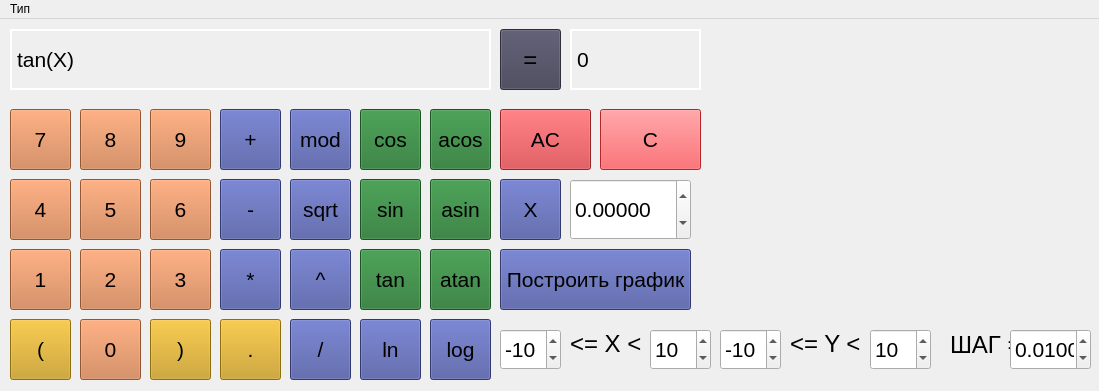
<?xml version="1.0" encoding="UTF-8"?>
<ui version="4.0">
 <class>MainWindow</class>
 <widget class="QMainWindow" name="MainWindow">
  <property name="geometry">
   <rect>
    <x>0</x>
    <y>0</y>
    <width>1099</width>
    <height>391</height>
   </rect>
  </property>
  <property name="windowTitle">
   <string>Smart calculator</string>
  </property>
  <widget class="QWidget" name="centralwidget">
   <widget class="QLabel" name="result_show">
    <property name="geometry">
     <rect>
      <x>10</x>
      <y>10</y>
      <width>481</width>
      <height>61</height>
     </rect>
    </property>
    <property name="font">
     <font>
      <pointsize>16</pointsize>
     </font>
    </property>
    <property name="styleSheet">
     <string notr="true">
                             border-style: solid;
                             border-width: 2px;
                             border-color: white; 
                             </string>
    </property>
    <property name="text">
     <string>tan(X)</string>
    </property>
   </widget>
   <widget class="QPushButton" name="pushButton_7">
    <property name="geometry">
     <rect>
      <x>10</x>
      <y>90</y>
      <width>61</width>
      <height>61</height>
     </rect>
    </property>
    <property name="font">
     <font>
      <pointsize>16</pointsize>
     </font>
    </property>
    <property name="styleSheet">
     <string notr="true">background-color:#CD7846;</string>
    </property>
    <property name="text">
     <string>7</string>
    </property>
   </widget>
   <widget class="QPushButton" name="pushButton_8">
    <property name="geometry">
     <rect>
      <x>80</x>
      <y>90</y>
      <width>61</width>
      <height>61</height>
     </rect>
    </property>
    <property name="font">
     <font>
      <pointsize>16</pointsize>
     </font>
    </property>
    <property name="styleSheet">
     <string notr="true">background-color:#CD7846;</string>
    </property>
    <property name="text">
     <string>8</string>
    </property>
   </widget>
   <widget class="QPushButton" name="pushButton_9">
    <property name="geometry">
     <rect>
      <x>150</x>
      <y>90</y>
      <width>61</width>
      <height>61</height>
     </rect>
    </property>
    <property name="font">
     <font>
      <pointsize>16</pointsize>
     </font>
    </property>
    <property name="styleSheet">
     <string notr="true">background-color:#CD7846;</string>
    </property>
    <property name="text">
     <string>9</string>
    </property>
   </widget>
   <widget class="QPushButton" name="pushButton_AC">
    <property name="geometry">
     <rect>
      <x>500</x>
      <y>90</y>
      <width>91</width>
      <height>61</height>
     </rect>
    </property>
    <property name="font">
     <font>
      <pointsize>16</pointsize>
     </font>
    </property>
    <property name="styleSheet">
     <string notr="true">background-color: #CE3338;

</string>
    </property>
    <property name="text">
     <string>AC</string>
    </property>
   </widget>
   <widget class="QPushButton" name="pushButton_del">
    <property name="geometry">
     <rect>
      <x>290</x>
      <y>300</y>
      <width>61</width>
      <height>61</height>
     </rect>
    </property>
    <property name="font">
     <font>
      <pointsize>16</pointsize>
     </font>
    </property>
    <property name="styleSheet">
     <string notr="true">background:#45509C;</string>
    </property>
    <property name="text">
     <string>/</string>
    </property>
   </widget>
   <widget class="QPushButton" name="pushButton_6">
    <property name="geometry">
     <rect>
      <x>150</x>
      <y>160</y>
      <width>61</width>
      <height>61</height>
     </rect>
    </property>
    <property name="font">
     <font>
      <pointsize>16</pointsize>
     </font>
    </property>
    <property name="styleSheet">
     <string notr="true">background-color:#CD7846;</string>
    </property>
    <property name="text">
     <string>6</string>
    </property>
   </widget>
   <widget class="QPushButton" name="pushButton_4">
    <property name="geometry">
     <rect>
      <x>10</x>
      <y>160</y>
      <width>61</width>
      <height>61</height>
     </rect>
    </property>
    <property name="font">
     <font>
      <pointsize>16</pointsize>
     </font>
    </property>
    <property name="styleSheet">
     <string notr="true">background-color:#CD7846;</string>
    </property>
    <property name="text">
     <string>4</string>
    </property>
   </widget>
   <widget class="QPushButton" name="pushButton_ravno">
    <property name="geometry">
     <rect>
      <x>500</x>
      <y>10</y>
      <width>61</width>
      <height>61</height>
     </rect>
    </property>
    <property name="font">
     <font>
      <pointsize>18</pointsize>
     </font>
    </property>
    <property name="styleSheet">
     <string notr="true">background:#424156;</string>
    </property>
    <property name="text">
     <string>=</string>
    </property>
   </widget>
   <widget class="QPushButton" name="pushButton_5">
    <property name="geometry">
     <rect>
      <x>80</x>
      <y>160</y>
      <width>61</width>
      <height>61</height>
     </rect>
    </property>
    <property name="font">
     <font>
      <pointsize>16</pointsize>
     </font>
    </property>
    <property name="styleSheet">
     <string notr="true">background-color:#CD7846;
width: 20%;
</string>
    </property>
    <property name="text">
     <string>5</string>
    </property>
   </widget>
   <widget class="QPushButton" name="pushButton_ymno">
    <property name="geometry">
     <rect>
      <x>220</x>
      <y>230</y>
      <width>61</width>
      <height>61</height>
     </rect>
    </property>
    <property name="font">
     <font>
      <pointsize>16</pointsize>
     </font>
    </property>
    <property name="styleSheet">
     <string notr="true">background:#45509C;</string>
    </property>
    <property name="text">
     <string>*</string>
    </property>
   </widget>
   <widget class="QPushButton" name="pushButton_3">
    <property name="geometry">
     <rect>
      <x>150</x>
      <y>230</y>
      <width>61</width>
      <height>61</height>
     </rect>
    </property>
    <property name="font">
     <font>
      <pointsize>16</pointsize>
     </font>
    </property>
    <property name="styleSheet">
     <string notr="true">background-color:#CD7846;</string>
    </property>
    <property name="text">
     <string>3</string>
    </property>
   </widget>
   <widget class="QPushButton" name="pushButton_1">
    <property name="geometry">
     <rect>
      <x>10</x>
      <y>230</y>
      <width>61</width>
      <height>61</height>
     </rect>
    </property>
    <property name="font">
     <font>
      <pointsize>16</pointsize>
     </font>
    </property>
    <property name="styleSheet">
     <string notr="true">background-color:#CD7846;</string>
    </property>
    <property name="text">
     <string>1</string>
    </property>
   </widget>
   <widget class="QPushButton" name="pushButton_2">
    <property name="geometry">
     <rect>
      <x>80</x>
      <y>230</y>
      <width>61</width>
      <height>61</height>
     </rect>
    </property>
    <property name="font">
     <font>
      <pointsize>16</pointsize>
     </font>
    </property>
    <property name="styleSheet">
     <string notr="true">background-color:#CD7846;</string>
    </property>
    <property name="text">
     <string>2</string>
    </property>
   </widget>
   <widget class="QPushButton" name="pushButton_min">
    <property name="geometry">
     <rect>
      <x>220</x>
      <y>160</y>
      <width>61</width>
      <height>61</height>
     </rect>
    </property>
    <property name="font">
     <font>
      <pointsize>16</pointsize>
     </font>
    </property>
    <property name="styleSheet">
     <string notr="true">background:#45509C;</string>
    </property>
    <property name="text">
     <string>-</string>
    </property>
   </widget>
   <widget class="QPushButton" name="pushButton_0">
    <property name="geometry">
     <rect>
      <x>80</x>
      <y>300</y>
      <width>61</width>
      <height>61</height>
     </rect>
    </property>
    <property name="font">
     <font>
      <pointsize>16</pointsize>
     </font>
    </property>
    <property name="styleSheet">
     <string notr="true">background-color:#CD7846;</string>
    </property>
    <property name="text">
     <string>0</string>
    </property>
   </widget>
   <widget class="QPushButton" name="pushButton_plus">
    <property name="geometry">
     <rect>
      <x>220</x>
      <y>90</y>
      <width>61</width>
      <height>61</height>
     </rect>
    </property>
    <property name="font">
     <font>
      <pointsize>16</pointsize>
     </font>
    </property>
    <property name="styleSheet">
     <string notr="true">background:#45509C;</string>
    </property>
    <property name="text">
     <string>+</string>
    </property>
   </widget>
   <widget class="QPushButton" name="pushButton_sqrt">
    <property name="geometry">
     <rect>
      <x>290</x>
      <y>160</y>
      <width>61</width>
      <height>61</height>
     </rect>
    </property>
    <property name="font">
     <font>
      <pointsize>16</pointsize>
     </font>
    </property>
    <property name="styleSheet">
     <string notr="true">background:#45509C;</string>
    </property>
    <property name="text">
     <string>sqrt</string>
    </property>
   </widget>
   <widget class="QPushButton" name="pushButton_mod">
    <property name="geometry">
     <rect>
      <x>290</x>
      <y>90</y>
      <width>61</width>
      <height>61</height>
     </rect>
    </property>
    <property name="font">
     <font>
      <pointsize>16</pointsize>
     </font>
    </property>
    <property name="styleSheet">
     <string notr="true">background:#45509C;</string>
    </property>
    <property name="text">
     <string>mod</string>
    </property>
   </widget>
   <widget class="QPushButton" name="pushButton_step">
    <property name="geometry">
     <rect>
      <x>290</x>
      <y>230</y>
      <width>61</width>
      <height>61</height>
     </rect>
    </property>
    <property name="font">
     <font>
      <pointsize>16</pointsize>
     </font>
    </property>
    <property name="styleSheet">
     <string notr="true">background:#45509C;</string>
    </property>
    <property name="text">
     <string>^</string>
    </property>
   </widget>
   <widget class="QPushButton" name="pushButton_cos">
    <property name="geometry">
     <rect>
      <x>360</x>
      <y>90</y>
      <width>61</width>
      <height>61</height>
     </rect>
    </property>
    <property name="font">
     <font>
      <pointsize>16</pointsize>
     </font>
    </property>
    <property name="styleSheet">
     <string notr="true">background:#23752E</string>
    </property>
    <property name="text">
     <string>cos</string>
    </property>
   </widget>
   <widget class="QPushButton" name="pushButton_ln">
    <property name="geometry">
     <rect>
      <x>360</x>
      <y>300</y>
      <width>61</width>
      <height>61</height>
     </rect>
    </property>
    <property name="font">
     <font>
      <pointsize>16</pointsize>
     </font>
    </property>
    <property name="styleSheet">
     <string notr="true">background:#45509C;</string>
    </property>
    <property name="text">
     <string>ln</string>
    </property>
   </widget>
   <widget class="QPushButton" name="pushButton_tan">
    <property name="geometry">
     <rect>
      <x>360</x>
      <y>230</y>
      <width>61</width>
      <height>61</height>
     </rect>
    </property>
    <property name="font">
     <font>
      <pointsize>16</pointsize>
     </font>
    </property>
    <property name="styleSheet">
     <string notr="true">background:#23752E</string>
    </property>
    <property name="text">
     <string>tan</string>
    </property>
   </widget>
   <widget class="QPushButton" name="pushButton_sin">
    <property name="geometry">
     <rect>
      <x>360</x>
      <y>160</y>
      <width>61</width>
      <height>61</height>
     </rect>
    </property>
    <property name="font">
     <font>
      <pointsize>16</pointsize>
     </font>
    </property>
    <property name="styleSheet">
     <string notr="true">background:#23752E</string>
    </property>
    <property name="text">
     <string>sin</string>
    </property>
   </widget>
   <widget class="QPushButton" name="pushButton_log">
    <property name="geometry">
     <rect>
      <x>430</x>
      <y>300</y>
      <width>61</width>
      <height>61</height>
     </rect>
    </property>
    <property name="font">
     <font>
      <pointsize>16</pointsize>
     </font>
    </property>
    <property name="styleSheet">
     <string notr="true">background:#45509C;</string>
    </property>
    <property name="text">
     <string>log</string>
    </property>
   </widget>
   <widget class="QPushButton" name="pushButton_asin">
    <property name="geometry">
     <rect>
      <x>430</x>
      <y>160</y>
      <width>61</width>
      <height>61</height>
     </rect>
    </property>
    <property name="font">
     <font>
      <pointsize>16</pointsize>
     </font>
    </property>
    <property name="styleSheet">
     <string notr="true">background:#23752E</string>
    </property>
    <property name="text">
     <string>asin</string>
    </property>
   </widget>
   <widget class="QPushButton" name="pushButton_acos">
    <property name="geometry">
     <rect>
      <x>430</x>
      <y>90</y>
      <width>61</width>
      <height>61</height>
     </rect>
    </property>
    <property name="font">
     <font>
      <pointsize>16</pointsize>
     </font>
    </property>
    <property name="styleSheet">
     <string notr="true">background:#23752E</string>
    </property>
    <property name="text">
     <string>acos</string>
    </property>
   </widget>
   <widget class="QPushButton" name="pushButton_atan">
    <property name="geometry">
     <rect>
      <x>430</x>
      <y>230</y>
      <width>61</width>
      <height>61</height>
     </rect>
    </property>
    <property name="font">
     <font>
      <pointsize>16</pointsize>
     </font>
    </property>
    <property name="styleSheet">
     <string notr="true">background:#23752E</string>
    </property>
    <property name="text">
     <string>atan</string>
    </property>
   </widget>
   <widget class="QPushButton" name="pushButton_br_r">
    <property name="geometry">
     <rect>
      <x>150</x>
      <y>300</y>
      <width>61</width>
      <height>61</height>
     </rect>
    </property>
    <property name="font">
     <font>
      <pointsize>16</pointsize>
     </font>
    </property>
    <property name="styleSheet">
     <string notr="true">background:#C79A15</string>
    </property>
    <property name="text">
     <string>)</string>
    </property>
   </widget>
   <widget class="QPushButton" name="pushButton_br_l">
    <property name="geometry">
     <rect>
      <x>10</x>
      <y>300</y>
      <width>61</width>
      <height>61</height>
     </rect>
    </property>
    <property name="font">
     <font>
      <pointsize>16</pointsize>
     </font>
    </property>
    <property name="styleSheet">
     <string notr="true">background:#C79A15</string>
    </property>
    <property name="text">
     <string>(</string>
    </property>
   </widget>
   <widget class="QLabel" name="result_ansver">
    <property name="geometry">
     <rect>
      <x>570</x>
      <y>10</y>
      <width>131</width>
      <height>61</height>
     </rect>
    </property>
    <property name="font">
     <font>
      <pointsize>16</pointsize>
     </font>
    </property>
    <property name="styleSheet">
     <string notr="true">
                             border-style: solid;
                             border-width: 2px;
                             border-color: white; 
                             </string>
    </property>
    <property name="text">
     <string>0</string>
    </property>
   </widget>
   <widget class="QPushButton" name="pushButton_C">
    <property name="geometry">
     <rect>
      <x>600</x>
      <y>90</y>
      <width>101</width>
      <height>61</height>
     </rect>
    </property>
    <property name="font">
     <font>
      <pointsize>16</pointsize>
     </font>
    </property>
    <property name="styleSheet">
     <string notr="true">background-color: #FD3238</string>
    </property>
    <property name="text">
     <string>C</string>
    </property>
   </widget>
   <widget class="QPushButton" name="pushButton_dot">
    <property name="geometry">
     <rect>
      <x>220</x>
      <y>300</y>
      <width>61</width>
      <height>61</height>
     </rect>
    </property>
    <property name="font">
     <font>
      <pointsize>16</pointsize>
     </font>
    </property>
    <property name="styleSheet">
     <string notr="true">background:#C79A15</string>
    </property>
    <property name="text">
     <string>.</string>
    </property>
   </widget>
   <widget class="QPushButton" name="pushButton_X">
    <property name="geometry">
     <rect>
      <x>500</x>
      <y>160</y>
      <width>61</width>
      <height>61</height>
     </rect>
    </property>
    <property name="font">
     <font>
      <pointsize>16</pointsize>
     </font>
    </property>
    <property name="styleSheet">
     <string notr="true">background:#45509C;</string>
    </property>
    <property name="text">
     <string>X</string>
    </property>
   </widget>
   <widget class="QCustomPlot" name="widget" native="true">
    <property name="geometry">
     <rect>
      <x>710</x>
      <y>10</y>
      <width>351</width>
      <height>281</height>
     </rect>
    </property>
   </widget>
   <widget class="QPushButton" name="pushButton_grah">
    <property name="geometry">
     <rect>
      <x>500</x>
      <y>230</y>
      <width>191</width>
      <height>61</height>
     </rect>
    </property>
    <property name="font">
     <font>
      <pointsize>16</pointsize>
     </font>
    </property>
    <property name="styleSheet">
     <string notr="true">background:#45509C;</string>
    </property>
    <property name="text">
     <string>Построить график</string>
    </property>
   </widget>
   <widget class="QLabel" name="label">
    <property name="geometry">
     <rect>
      <x>570</x>
      <y>310</y>
      <width>71</width>
      <height>31</height>
     </rect>
    </property>
    <property name="font">
     <font>
      <pointsize>18</pointsize>
     </font>
    </property>
    <property name="text">
     <string> &lt;= X &lt;=</string>
    </property>
   </widget>
   <widget class="QLabel" name="label_2">
    <property name="geometry">
     <rect>
      <x>790</x>
      <y>310</y>
      <width>71</width>
      <height>31</height>
     </rect>
    </property>
    <property name="font">
     <font>
      <pointsize>18</pointsize>
     </font>
    </property>
    <property name="text">
     <string> &lt;= Y &lt;=</string>
    </property>
   </widget>
   <widget class="QLabel" name="label_3">
    <property name="geometry">
     <rect>
      <x>950</x>
      <y>310</y>
      <width>71</width>
      <height>31</height>
     </rect>
    </property>
    <property name="font">
     <font>
      <pointsize>18</pointsize>
     </font>
    </property>
    <property name="text">
     <string>ШАГ =</string>
    </property>
   </widget>
   <widget class="QDoubleSpinBox" name="lineEdit_x">
    <property name="geometry">
     <rect>
      <x>570</x>
      <y>160</y>
      <width>121</width>
      <height>61</height>
     </rect>
    </property>
    <property name="font">
     <font>
      <pointsize>16</pointsize>
     </font>
    </property>
    <property name="decimals">
     <number>5</number>
    </property>
    <property name="minimum">
     <double>-999999999999.000000000000000</double>
    </property>
    <property name="maximum">
     <double>999999999999990016.000000000000000</double>
    </property>
   </widget>
   <widget class="QDoubleSpinBox" name="lineEdit_x_l">
    <property name="geometry">
     <rect>
      <x>500</x>
      <y>310</y>
      <width>61</width>
      <height>41</height>
     </rect>
    </property>
    <property name="font">
     <font>
      <pointsize>16</pointsize>
     </font>
    </property>
    <property name="decimals">
     <number>0</number>
    </property>
    <property name="minimum">
     <double>-1000000.000000000000000</double>
    </property>
    <property name="maximum">
     <double>1000000.000000000000000</double>
    </property>
    <property name="value">
     <double>-10.000000000000000</double>
    </property>
   </widget>
   <widget class="QDoubleSpinBox" name="lineEdit_x_r">
    <property name="geometry">
     <rect>
      <x>650</x>
      <y>310</y>
      <width>61</width>
      <height>41</height>
     </rect>
    </property>
    <property name="font">
     <font>
      <pointsize>16</pointsize>
     </font>
    </property>
    <property name="decimals">
     <number>0</number>
    </property>
    <property name="minimum">
     <double>-1000000.000000000000000</double>
    </property>
    <property name="maximum">
     <double>1000000.000000000000000</double>
    </property>
    <property name="value">
     <double>10.000000000000000</double>
    </property>
   </widget>
   <widget class="QDoubleSpinBox" name="lineEdit_y_r">
    <property name="geometry">
     <rect>
      <x>870</x>
      <y>310</y>
      <width>61</width>
      <height>41</height>
     </rect>
    </property>
    <property name="font">
     <font>
      <pointsize>16</pointsize>
     </font>
    </property>
    <property name="decimals">
     <number>0</number>
    </property>
    <property name="minimum">
     <double>-1000000.000000000000000</double>
    </property>
    <property name="maximum">
     <double>1000000.000000000000000</double>
    </property>
    <property name="value">
     <double>10.000000000000000</double>
    </property>
   </widget>
   <widget class="QDoubleSpinBox" name="lineEdit_y_l">
    <property name="geometry">
     <rect>
      <x>720</x>
      <y>310</y>
      <width>61</width>
      <height>41</height>
     </rect>
    </property>
    <property name="font">
     <font>
      <pointsize>16</pointsize>
     </font>
    </property>
    <property name="decimals">
     <number>0</number>
    </property>
    <property name="minimum">
     <double>-1000000.000000000000000</double>
    </property>
    <property name="maximum">
     <double>1000000.000000000000000</double>
    </property>
    <property name="value">
     <double>-10.000000000000000</double>
    </property>
   </widget>
   <widget class="QDoubleSpinBox" name="lineEdit_h">
    <property name="geometry">
     <rect>
      <x>1010</x>
      <y>310</y>
      <width>81</width>
      <height>41</height>
     </rect>
    </property>
    <property name="font">
     <font>
      <pointsize>16</pointsize>
     </font>
    </property>
    <property name="decimals">
     <number>4</number>
    </property>
    <property name="minimum">
     <double>-1000000.000000000000000</double>
    </property>
    <property name="maximum">
     <double>1000000.000000000000000</double>
    </property>
    <property name="singleStep">
     <double>0.010000000000000</double>
    </property>
    <property name="value">
     <double>0.010000000000000</double>
    </property>
   </widget>
  </widget>
  <widget class="QMenuBar" name="menubar">
   <property name="geometry">
    <rect>
     <x>0</x>
     <y>0</y>
     <width>1099</width>
     <height>24</height>
    </rect>
   </property>
   <widget class="QMenu" name="menu">
    <property name="title">
     <string>Тип</string>
    </property>
    <addaction name="separator"/>
    <addaction name="action_graph"/>
    <addaction name="action_credit"/>
    <addaction name="action_depoz"/>
   </widget>
   <addaction name="menu"/>
  </widget>
  <action name="action_graph">
   <property name="text">
    <string>Графический</string>
   </property>
  </action>
  <action name="action_credit">
   <property name="text">
    <string>Кредитный</string>
   </property>
  </action>
  <action name="action_depoz">
   <property name="text">
    <string>Депозитный</string>
   </property>
  </action>
 </widget>
 <customwidgets>
  <customwidget>
   <class>QCustomPlot</class>
   <extends>QWidget</extends>
   <header>qcustomplot.h</header>
   <container>1</container>
  </customwidget>
 </customwidgets>
 <resources/>
 <connections/>
</ui>
